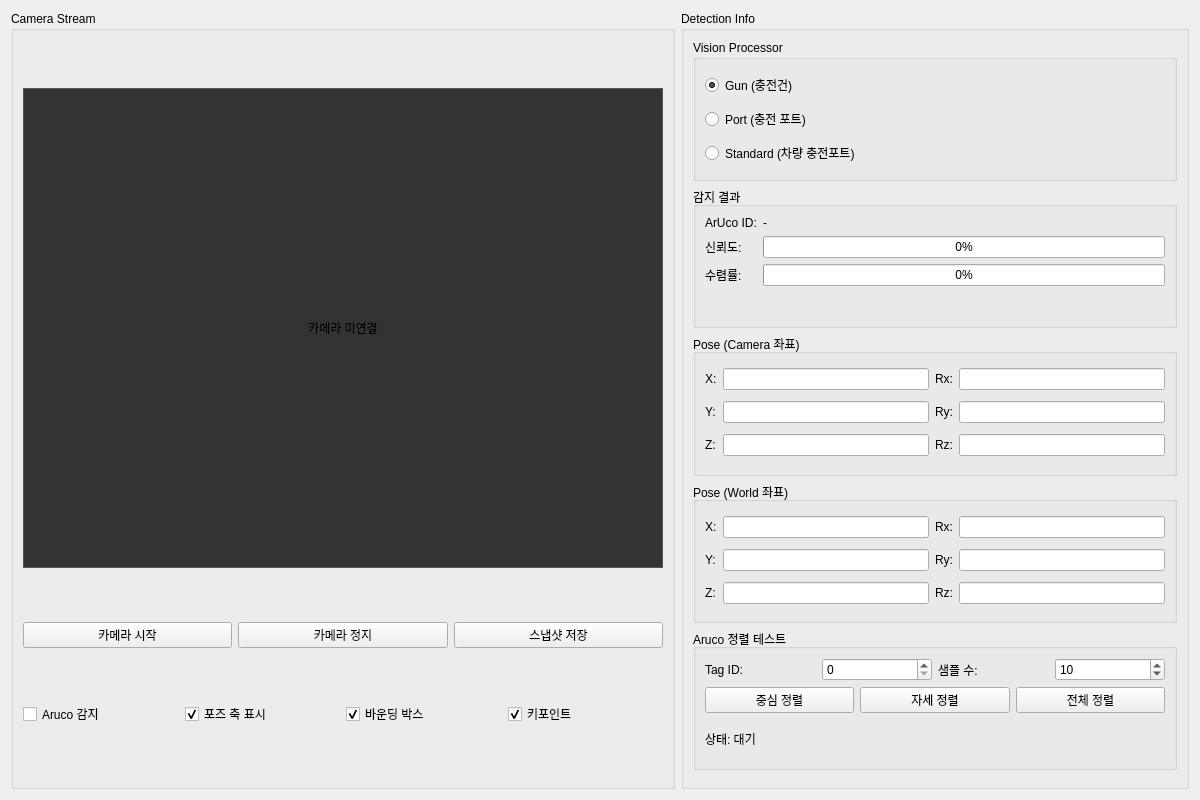
<?xml version="1.0" encoding="UTF-8"?>
<ui version="4.0">
 <class>TabVision</class>
 <widget class="QWidget" name="TabVision">
  <property name="geometry">
   <rect>
    <x>0</x>
    <y>0</y>
    <width>1200</width>
    <height>800</height>
   </rect>
  </property>
  <layout class="QHBoxLayout" name="horizontalLayoutVision">

   <!-- Left: Camera Stream -->
   <item>
    <widget class="QGroupBox" name="groupCameraStream">
     <property name="title">
      <string>Camera Stream</string>
     </property>
     <layout class="QVBoxLayout" name="verticalLayoutCamera">
      <item>
       <widget class="QLabel" name="labelCameraView">
        <property name="sizePolicy">
         <sizepolicy hsizetype="Fixed" vsizetype="Fixed">
          <horstretch>0</horstretch>
          <verstretch>0</verstretch>
         </sizepolicy>
        </property>
        <property name="minimumSize">
         <size>
          <width>640</width>
          <height>480</height>
         </size>
        </property>
        <property name="maximumSize">
         <size>
          <width>640</width>
          <height>480</height>
         </size>
        </property>
        <property name="styleSheet">
         <string>background-color: #333333; border: 1px solid #555555;</string>
        </property>
        <property name="text">
         <string>카메라 미연결</string>
        </property>
        <property name="alignment">
         <set>Qt::AlignCenter</set>
        </property>
       </widget>
      </item>
      <item>
       <layout class="QHBoxLayout" name="horizontalLayoutCameraButtons">
        <item>
         <widget class="QPushButton" name="btnStartCamera">
          <property name="text">
           <string>카메라 시작</string>
          </property>
         </widget>
        </item>
        <item>
         <widget class="QPushButton" name="btnStopCamera">
          <property name="text">
           <string>카메라 정지</string>
          </property>
         </widget>
        </item>
        <item>
         <widget class="QPushButton" name="btnSnapshot">
          <property name="text">
           <string>스냅샷 저장</string>
          </property>
         </widget>
        </item>
       </layout>
      </item>
      <item>
       <layout class="QHBoxLayout" name="horizontalLayoutOverlay">
        <item>
         <widget class="QCheckBox" name="checkArucoDetect">
          <property name="text">
           <string>Aruco 감지</string>
          </property>
          <property name="checked">
           <bool>false</bool>
          </property>
         </widget>
        </item>
        <item>
         <widget class="QCheckBox" name="checkShowPoseAxes">
          <property name="text">
           <string>포즈 축 표시</string>
          </property>
          <property name="checked">
           <bool>true</bool>
          </property>
         </widget>
        </item>
        <item>
         <widget class="QCheckBox" name="checkShowBoundingBox">
          <property name="text">
           <string>바운딩 박스</string>
          </property>
          <property name="checked">
           <bool>true</bool>
          </property>
         </widget>
        </item>
        <item>
         <widget class="QCheckBox" name="checkShowKeypoints">
          <property name="text">
           <string>키포인트</string>
          </property>
          <property name="checked">
           <bool>true</bool>
          </property>
         </widget>
        </item>
       </layout>
      </item>
     </layout>
    </widget>
   </item>

   <!-- Right: Detection Info -->
   <item>
    <widget class="QGroupBox" name="groupDetectionInfo">
     <property name="title">
      <string>Detection Info</string>
     </property>
     <property name="minimumSize">
      <size>
       <width>350</width>
       <height>0</height>
      </size>
     </property>
     <layout class="QVBoxLayout" name="verticalLayoutDetection">
      <!-- Vision Processor Selection -->
      <item>
       <widget class="QGroupBox" name="groupVisionProcessor">
        <property name="title">
         <string>Vision Processor</string>
        </property>
        <layout class="QVBoxLayout" name="verticalLayoutVP">
         <item>
          <widget class="QRadioButton" name="radioProcessorGun">
           <property name="text">
            <string>Gun (충전건)</string>
           </property>
           <property name="checked">
            <bool>true</bool>
           </property>
          </widget>
         </item>
         <item>
          <widget class="QRadioButton" name="radioProcessorPort">
           <property name="text">
            <string>Port (충전 포트)</string>
           </property>
          </widget>
         </item>
         <item>
          <widget class="QRadioButton" name="radioProcessorStandard">
           <property name="text">
            <string>Standard (차량 충전포트)</string>
           </property>
          </widget>
         </item>
        </layout>
       </widget>
      </item>

      <!-- Detection Result -->
      <item>
       <widget class="QGroupBox" name="groupDetectionResult">
        <property name="title">
         <string>감지 결과</string>
        </property>
        <layout class="QFormLayout" name="formLayoutDetection">
         <item row="0" column="0">
          <widget class="QLabel" name="labelArUcoID">
           <property name="text">
            <string>ArUco ID:</string>
           </property>
          </widget>
         </item>
         <item row="0" column="1">
          <widget class="QLabel" name="labelArUcoIDValue">
           <property name="text">
            <string>-</string>
           </property>
          </widget>
         </item>
         <item row="1" column="0">
          <widget class="QLabel" name="labelConfidence">
           <property name="text">
            <string>신뢰도:</string>
           </property>
          </widget>
         </item>
         <item row="1" column="1">
          <widget class="QProgressBar" name="progressConfidence">
           <property name="value">
            <number>0</number>
           </property>
          </widget>
         </item>
         <item row="2" column="0">
          <widget class="QLabel" name="labelConvergence">
           <property name="text">
            <string>수렴률:</string>
           </property>
          </widget>
         </item>
         <item row="2" column="1">
          <widget class="QProgressBar" name="progressConvergence">
           <property name="value">
            <number>0</number>
           </property>
          </widget>
         </item>
        </layout>
       </widget>
      </item>

      <!-- Pose in Camera -->
      <item>
       <widget class="QGroupBox" name="groupPoseCamera">
        <property name="title">
         <string>Pose (Camera 좌표)</string>
        </property>
        <layout class="QGridLayout" name="gridLayoutPoseCamera">
         <item row="0" column="0">
          <widget class="QLabel" name="labelCamX">
           <property name="text">
            <string>X:</string>
           </property>
          </widget>
         </item>
         <item row="0" column="1">
          <widget class="QLineEdit" name="editCamX">
           <property name="readOnly">
            <bool>true</bool>
           </property>
          </widget>
         </item>
         <item row="0" column="2">
          <widget class="QLabel" name="labelCamRx">
           <property name="text">
            <string>Rx:</string>
           </property>
          </widget>
         </item>
         <item row="0" column="3">
          <widget class="QLineEdit" name="editCamRx">
           <property name="readOnly">
            <bool>true</bool>
           </property>
          </widget>
         </item>
         <item row="1" column="0">
          <widget class="QLabel" name="labelCamY">
           <property name="text">
            <string>Y:</string>
           </property>
          </widget>
         </item>
         <item row="1" column="1">
          <widget class="QLineEdit" name="editCamY">
           <property name="readOnly">
            <bool>true</bool>
           </property>
          </widget>
         </item>
         <item row="1" column="2">
          <widget class="QLabel" name="labelCamRy">
           <property name="text">
            <string>Ry:</string>
           </property>
          </widget>
         </item>
         <item row="1" column="3">
          <widget class="QLineEdit" name="editCamRy">
           <property name="readOnly">
            <bool>true</bool>
           </property>
          </widget>
         </item>
         <item row="2" column="0">
          <widget class="QLabel" name="labelCamZ">
           <property name="text">
            <string>Z:</string>
           </property>
          </widget>
         </item>
         <item row="2" column="1">
          <widget class="QLineEdit" name="editCamZ">
           <property name="readOnly">
            <bool>true</bool>
           </property>
          </widget>
         </item>
         <item row="2" column="2">
          <widget class="QLabel" name="labelCamRz">
           <property name="text">
            <string>Rz:</string>
           </property>
          </widget>
         </item>
         <item row="2" column="3">
          <widget class="QLineEdit" name="editCamRz">
           <property name="readOnly">
            <bool>true</bool>
           </property>
          </widget>
         </item>
        </layout>
       </widget>
      </item>

      <!-- Pose in World -->
      <item>
       <widget class="QGroupBox" name="groupPoseWorld">
        <property name="title">
         <string>Pose (World 좌표)</string>
        </property>
        <layout class="QGridLayout" name="gridLayoutPoseWorld">
         <item row="0" column="0">
          <widget class="QLabel" name="labelWorldX">
           <property name="text">
            <string>X:</string>
           </property>
          </widget>
         </item>
         <item row="0" column="1">
          <widget class="QLineEdit" name="editWorldX">
           <property name="readOnly">
            <bool>true</bool>
           </property>
          </widget>
         </item>
         <item row="0" column="2">
          <widget class="QLabel" name="labelWorldRx">
           <property name="text">
            <string>Rx:</string>
           </property>
          </widget>
         </item>
         <item row="0" column="3">
          <widget class="QLineEdit" name="editWorldRx">
           <property name="readOnly">
            <bool>true</bool>
           </property>
          </widget>
         </item>
         <item row="1" column="0">
          <widget class="QLabel" name="labelWorldY">
           <property name="text">
            <string>Y:</string>
           </property>
          </widget>
         </item>
         <item row="1" column="1">
          <widget class="QLineEdit" name="editWorldY">
           <property name="readOnly">
            <bool>true</bool>
           </property>
          </widget>
         </item>
         <item row="1" column="2">
          <widget class="QLabel" name="labelWorldRy">
           <property name="text">
            <string>Ry:</string>
           </property>
          </widget>
         </item>
         <item row="1" column="3">
          <widget class="QLineEdit" name="editWorldRy">
           <property name="readOnly">
            <bool>true</bool>
           </property>
          </widget>
         </item>
         <item row="2" column="0">
          <widget class="QLabel" name="labelWorldZ">
           <property name="text">
            <string>Z:</string>
           </property>
          </widget>
         </item>
         <item row="2" column="1">
          <widget class="QLineEdit" name="editWorldZ">
           <property name="readOnly">
            <bool>true</bool>
           </property>
          </widget>
         </item>
         <item row="2" column="2">
          <widget class="QLabel" name="labelWorldRz">
           <property name="text">
            <string>Rz:</string>
           </property>
          </widget>
         </item>
         <item row="2" column="3">
          <widget class="QLineEdit" name="editWorldRz">
           <property name="readOnly">
            <bool>true</bool>
           </property>
          </widget>
         </item>
        </layout>
       </widget>
      </item>

      <!-- Aruco 정렬 테스트 -->
      <item>
       <widget class="QGroupBox" name="groupArucoAlignment">
        <property name="title">
         <string>Aruco 정렬 테스트</string>
        </property>
        <layout class="QVBoxLayout" name="layoutArucoAlignment">
         <item>
          <layout class="QHBoxLayout">
           <item>
            <widget class="QLabel" name="labelTargetTagId">
             <property name="text">
              <string>Tag ID:</string>
             </property>
            </widget>
           </item>
           <item>
            <widget class="QSpinBox" name="spinTargetTagId">
             <property name="minimum">
              <number>0</number>
             </property>
             <property name="maximum">
              <number>255</number>
             </property>
            </widget>
           </item>
           <item>
            <widget class="QLabel" name="labelNumSamples">
             <property name="text">
              <string>샘플 수:</string>
             </property>
            </widget>
           </item>
           <item>
            <widget class="QSpinBox" name="spinNumSamples">
             <property name="minimum">
              <number>1</number>
             </property>
             <property name="maximum">
              <number>100</number>
             </property>
             <property name="value">
              <number>10</number>
             </property>
            </widget>
           </item>
          </layout>
         </item>
         <item>
          <layout class="QHBoxLayout">
           <item>
            <widget class="QPushButton" name="btnAlignCenter">
             <property name="text">
              <string>중심 정렬</string>
             </property>
            </widget>
           </item>
           <item>
            <widget class="QPushButton" name="btnAlignPose">
             <property name="text">
              <string>자세 정렬</string>
             </property>
            </widget>
           </item>
           <item>
            <widget class="QPushButton" name="btnAlignFull">
             <property name="text">
              <string>전체 정렬</string>
             </property>
            </widget>
           </item>
          </layout>
         </item>
         <item>
          <layout class="QHBoxLayout">
           <item>
            <widget class="QLabel" name="labelAlignStatus">
             <property name="text">
              <string>상태: 대기</string>
             </property>
            </widget>
           </item>
          </layout>
         </item>
        </layout>
       </widget>
      </item>

      <item>
       <spacer name="verticalSpacerVision">
        <property name="orientation">
         <enum>Qt::Vertical</enum>
        </property>
       </spacer>
      </item>
     </layout>
    </widget>
   </item>

  </layout>
 </widget>
 <resources/>
 <connections/>
</ui>
